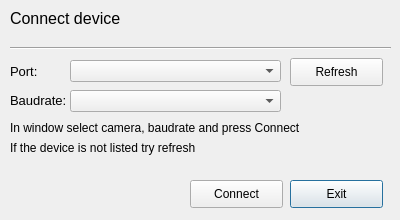
<?xml version="1.0" encoding="UTF-8"?>
<ui version="4.0">
 <class>Dialog</class>
 <widget class="QDialog" name="Dialog">
  <property name="geometry">
   <rect>
    <x>0</x>
    <y>0</y>
    <width>400</width>
    <height>220</height>
   </rect>
  </property>
  <property name="minimumSize">
   <size>
    <width>400</width>
    <height>220</height>
   </size>
  </property>
  <property name="windowTitle">
   <string>Connect Camera</string>
  </property>
  <property name="sizeGripEnabled">
   <bool>false</bool>
  </property>
  <widget class="QPushButton" name="btnExit">
   <property name="geometry">
    <rect>
     <x>290</x>
     <y>180</y>
     <width>93</width>
     <height>28</height>
    </rect>
   </property>
   <property name="text">
    <string>Exit</string>
   </property>
  </widget>
  <widget class="QPushButton" name="btnConnect">
   <property name="geometry">
    <rect>
     <x>190</x>
     <y>180</y>
     <width>93</width>
     <height>28</height>
    </rect>
   </property>
   <property name="text">
    <string>Connect</string>
   </property>
  </widget>
  <widget class="QPushButton" name="btnRefresh">
   <property name="geometry">
    <rect>
     <x>290</x>
     <y>58</y>
     <width>93</width>
     <height>28</height>
    </rect>
   </property>
   <property name="text">
    <string>Refresh</string>
   </property>
  </widget>
  <widget class="Line" name="line">
   <property name="geometry">
    <rect>
     <x>10</x>
     <y>40</y>
     <width>381</width>
     <height>16</height>
    </rect>
   </property>
   <property name="orientation">
    <enum>Qt::Horizontal</enum>
   </property>
  </widget>
  <widget class="QLabel" name="label">
   <property name="geometry">
    <rect>
     <x>10</x>
     <y>120</y>
     <width>321</width>
     <height>16</height>
    </rect>
   </property>
   <property name="text">
    <string>In window select camera, baudrate and press Connect</string>
   </property>
  </widget>
  <widget class="QLabel" name="label_2">
   <property name="geometry">
    <rect>
     <x>10</x>
     <y>140</y>
     <width>321</width>
     <height>16</height>
    </rect>
   </property>
   <property name="text">
    <string>If the device is not listed try refresh</string>
   </property>
  </widget>
  <widget class="QComboBox" name="cmbPorts">
   <property name="geometry">
    <rect>
     <x>70</x>
     <y>60</y>
     <width>211</width>
     <height>22</height>
    </rect>
   </property>
  </widget>
  <widget class="QLabel" name="label_3">
   <property name="geometry">
    <rect>
     <x>10</x>
     <y>10</y>
     <width>111</width>
     <height>16</height>
    </rect>
   </property>
   <property name="font">
    <font>
     <pointsize>12</pointsize>
    </font>
   </property>
   <property name="text">
    <string>Connect device:</string>
   </property>
  </widget>
  <widget class="QComboBox" name="cmbBaud">
   <property name="geometry">
    <rect>
     <x>70</x>
     <y>90</y>
     <width>211</width>
     <height>22</height>
    </rect>
   </property>
  </widget>
  <widget class="QWidget" name="layoutWidget">
   <property name="geometry">
    <rect>
     <x>10</x>
     <y>60</y>
     <width>75</width>
     <height>51</height>
    </rect>
   </property>
   <layout class="QVBoxLayout" name="verticalLayout">
    <item>
     <widget class="QLabel" name="label_4">
      <property name="font">
       <font>
        <pointsize>10</pointsize>
       </font>
      </property>
      <property name="text">
       <string>Port:</string>
      </property>
     </widget>
    </item>
    <item>
     <widget class="QLabel" name="label_5">
      <property name="font">
       <font>
        <pointsize>10</pointsize>
       </font>
      </property>
      <property name="text">
       <string>Baudrate:</string>
      </property>
     </widget>
    </item>
   </layout>
  </widget>
 </widget>
 <resources/>
 <connections/>
</ui>
